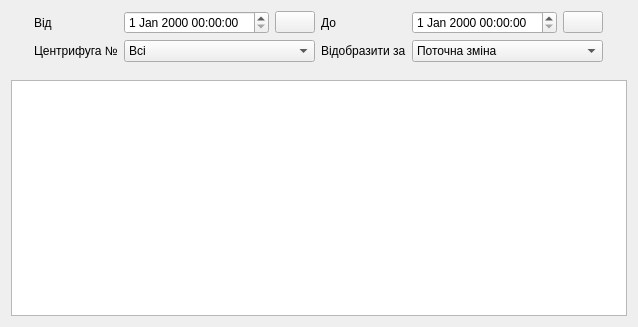
<?xml version="1.0" encoding="UTF-8"?>
<ui version="4.0">
 <class>Report</class>
 <widget class="QWidget" name="Report">
  <property name="geometry">
   <rect>
    <x>0</x>
    <y>0</y>
    <width>638</width>
    <height>327</height>
   </rect>
  </property>
  <property name="windowTitle">
   <string>Form</string>
  </property>
  <layout class="QGridLayout" name="gridLayout">
   <item row="4" column="0" colspan="8">
    <widget class="QTableView" name="twReport"/>
   </item>
   <item row="0" column="7" rowspan="4">
    <spacer name="horizontalSpacer">
     <property name="orientation">
      <enum>Qt::Horizontal</enum>
     </property>
     <property name="sizeHint" stdset="0">
      <size>
       <width>40</width>
       <height>20</height>
      </size>
     </property>
    </spacer>
   </item>
   <item row="0" column="0" rowspan="2">
    <spacer name="horizontalSpacer_2">
     <property name="orientation">
      <enum>Qt::Horizontal</enum>
     </property>
     <property name="sizeHint" stdset="0">
      <size>
       <width>40</width>
       <height>20</height>
      </size>
     </property>
    </spacer>
   </item>
   <item row="0" column="1">
    <widget class="QLabel" name="label_2">
     <property name="text">
      <string>Від</string>
     </property>
    </widget>
   </item>
   <item row="0" column="2">
    <widget class="QDateTimeEdit" name="sbStart"/>
   </item>
   <item row="1" column="1">
    <widget class="QLabel" name="label">
     <property name="text">
      <string>Центрифуга №</string>
     </property>
    </widget>
   </item>
   <item row="1" column="2" colspan="2">
    <widget class="QComboBox" name="cf_no">
     <item>
      <property name="text">
       <string>Всі</string>
      </property>
     </item>
     <item>
      <property name="text">
       <string>1</string>
      </property>
     </item>
     <item>
      <property name="text">
       <string>2</string>
      </property>
     </item>
     <item>
      <property name="text">
       <string>3</string>
      </property>
     </item>
     <item>
      <property name="text">
       <string>4</string>
      </property>
     </item>
     <item>
      <property name="text">
       <string>5</string>
      </property>
     </item>
    </widget>
   </item>
   <item row="0" column="4">
    <widget class="QLabel" name="label_3">
     <property name="text">
      <string>До</string>
     </property>
    </widget>
   </item>
   <item row="1" column="4">
    <widget class="QLabel" name="label_4">
     <property name="text">
      <string>Відобразити за</string>
     </property>
    </widget>
   </item>
   <item row="0" column="5">
    <widget class="QDateTimeEdit" name="sbStop"/>
   </item>
   <item row="1" column="5" colspan="2">
    <widget class="QComboBox" name="cbSelZm">
     <item>
      <property name="text">
       <string>Поточна зміна</string>
      </property>
     </item>
     <item>
      <property name="text">
       <string>Попердня зміна</string>
      </property>
     </item>
     <item>
      <property name="text">
       <string>Поточна+Попередея</string>
      </property>
     </item>
     <item>
      <property name="text">
       <string>Інший діапазон</string>
      </property>
     </item>
    </widget>
   </item>
   <item row="0" column="3">
    <widget class="QPushButton" name="bnStart">
     <property name="icon">
      <iconset>
       <normaloff>:/butons/pict/calendar_48x48.png</normaloff>:/butons/pict/calendar_48x48.png</iconset>
     </property>
    </widget>
   </item>
   <item row="0" column="6">
    <widget class="QPushButton" name="bnStop">
     <property name="icon">
      <iconset>
       <normaloff>:/butons/pict/calendar_48x48.png</normaloff>:/butons/pict/calendar_48x48.png</iconset>
     </property>
    </widget>
   </item>
  </layout>
 </widget>
 <resources/>
 <connections/>
</ui>
